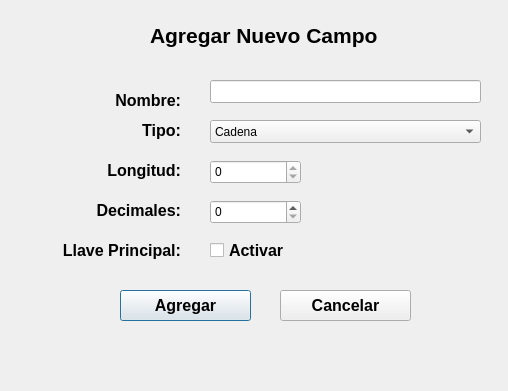
<?xml version="1.0" encoding="UTF-8"?>
<ui version="4.0">
 <class>VentanaCrearCampos</class>
 <widget class="QDialog" name="VentanaCrearCampos">
  <property name="geometry">
   <rect>
    <x>0</x>
    <y>0</y>
    <width>508</width>
    <height>391</height>
   </rect>
  </property>
  <property name="windowTitle">
   <string>Agregar Campos</string>
  </property>
  <property name="layoutDirection">
   <enum>Qt::LeftToRight</enum>
  </property>
  <widget class="QComboBox" name="cbTipo">
   <property name="geometry">
    <rect>
     <x>210</x>
     <y>120</y>
     <width>271</width>
     <height>23</height>
    </rect>
   </property>
   <item>
    <property name="text">
     <string>Cadena</string>
    </property>
   </item>
   <item>
    <property name="text">
     <string>Entero</string>
    </property>
   </item>
   <item>
    <property name="text">
     <string>Reales</string>
    </property>
   </item>
  </widget>
  <widget class="QLineEdit" name="tfNombre">
   <property name="geometry">
    <rect>
     <x>210</x>
     <y>80</y>
     <width>271</width>
     <height>23</height>
    </rect>
   </property>
  </widget>
  <widget class="QLabel" name="label">
   <property name="geometry">
    <rect>
     <x>70</x>
     <y>90</y>
     <width>111</width>
     <height>20</height>
    </rect>
   </property>
   <property name="font">
    <font>
     <family>Ubuntu</family>
     <pointsize>12</pointsize>
     <weight>75</weight>
     <bold>true</bold>
    </font>
   </property>
   <property name="layoutDirection">
    <enum>Qt::RightToLeft</enum>
   </property>
   <property name="text">
    <string>Nombre:</string>
   </property>
   <property name="alignment">
    <set>Qt::AlignRight|Qt::AlignTrailing|Qt::AlignVCenter</set>
   </property>
  </widget>
  <widget class="QLabel" name="label_2">
   <property name="geometry">
    <rect>
     <x>60</x>
     <y>120</y>
     <width>121</width>
     <height>20</height>
    </rect>
   </property>
   <property name="font">
    <font>
     <family>Ubuntu</family>
     <pointsize>12</pointsize>
     <weight>75</weight>
     <bold>true</bold>
    </font>
   </property>
   <property name="layoutDirection">
    <enum>Qt::RightToLeft</enum>
   </property>
   <property name="text">
    <string>Tipo:</string>
   </property>
   <property name="alignment">
    <set>Qt::AlignRight|Qt::AlignTrailing|Qt::AlignVCenter</set>
   </property>
  </widget>
  <widget class="QLabel" name="label_3">
   <property name="geometry">
    <rect>
     <x>60</x>
     <y>160</y>
     <width>121</width>
     <height>21</height>
    </rect>
   </property>
   <property name="font">
    <font>
     <family>Ubuntu</family>
     <pointsize>12</pointsize>
     <weight>75</weight>
     <bold>true</bold>
    </font>
   </property>
   <property name="layoutDirection">
    <enum>Qt::RightToLeft</enum>
   </property>
   <property name="text">
    <string>Longitud:</string>
   </property>
   <property name="alignment">
    <set>Qt::AlignRight|Qt::AlignTrailing|Qt::AlignVCenter</set>
   </property>
  </widget>
  <widget class="QLabel" name="label_4">
   <property name="geometry">
    <rect>
     <x>50</x>
     <y>200</y>
     <width>131</width>
     <height>20</height>
    </rect>
   </property>
   <property name="font">
    <font>
     <family>Ubuntu</family>
     <pointsize>12</pointsize>
     <weight>75</weight>
     <bold>true</bold>
    </font>
   </property>
   <property name="layoutDirection">
    <enum>Qt::RightToLeft</enum>
   </property>
   <property name="text">
    <string>Decimales:</string>
   </property>
   <property name="alignment">
    <set>Qt::AlignRight|Qt::AlignTrailing|Qt::AlignVCenter</set>
   </property>
  </widget>
  <widget class="QSpinBox" name="spLongitud">
   <property name="geometry">
    <rect>
     <x>210</x>
     <y>160</y>
     <width>91</width>
     <height>24</height>
    </rect>
   </property>
   <property name="minimum">
    <number>0</number>
   </property>
   <property name="maximum">
    <number>0</number>
   </property>
  </widget>
  <widget class="QSpinBox" name="spDecimales">
   <property name="geometry">
    <rect>
     <x>210</x>
     <y>200</y>
     <width>91</width>
     <height>24</height>
    </rect>
   </property>
  </widget>
  <widget class="QLabel" name="label_5">
   <property name="geometry">
    <rect>
     <x>50</x>
     <y>240</y>
     <width>131</width>
     <height>20</height>
    </rect>
   </property>
   <property name="font">
    <font>
     <family>Ubuntu</family>
     <pointsize>12</pointsize>
     <weight>75</weight>
     <bold>true</bold>
    </font>
   </property>
   <property name="layoutDirection">
    <enum>Qt::RightToLeft</enum>
   </property>
   <property name="text">
    <string>Llave Principal:</string>
   </property>
   <property name="alignment">
    <set>Qt::AlignRight|Qt::AlignTrailing|Qt::AlignVCenter</set>
   </property>
  </widget>
  <widget class="QCheckBox" name="cbLlavePrincipal">
   <property name="geometry">
    <rect>
     <x>210</x>
     <y>240</y>
     <width>85</width>
     <height>21</height>
    </rect>
   </property>
   <property name="font">
    <font>
     <family>Ubuntu</family>
     <pointsize>12</pointsize>
     <weight>75</weight>
     <bold>true</bold>
    </font>
   </property>
   <property name="text">
    <string>Activar</string>
   </property>
  </widget>
  <widget class="QPushButton" name="btAgregarCampo">
   <property name="geometry">
    <rect>
     <x>120</x>
     <y>290</y>
     <width>131</width>
     <height>31</height>
    </rect>
   </property>
   <property name="font">
    <font>
     <family>Ubuntu</family>
     <pointsize>12</pointsize>
     <weight>75</weight>
     <bold>true</bold>
    </font>
   </property>
   <property name="text">
    <string>Agregar</string>
   </property>
  </widget>
  <widget class="QPushButton" name="btCancelarNuevoCampo">
   <property name="geometry">
    <rect>
     <x>280</x>
     <y>290</y>
     <width>131</width>
     <height>31</height>
    </rect>
   </property>
   <property name="font">
    <font>
     <family>Ubuntu</family>
     <pointsize>12</pointsize>
     <weight>75</weight>
     <bold>true</bold>
    </font>
   </property>
   <property name="text">
    <string>Cancelar</string>
   </property>
  </widget>
  <widget class="QLabel" name="label_6">
   <property name="geometry">
    <rect>
     <x>150</x>
     <y>20</y>
     <width>231</width>
     <height>31</height>
    </rect>
   </property>
   <property name="font">
    <font>
     <family>Ubuntu</family>
     <pointsize>16</pointsize>
     <weight>75</weight>
     <bold>true</bold>
    </font>
   </property>
   <property name="text">
    <string>Agregar Nuevo Campo</string>
   </property>
  </widget>
 </widget>
 <resources/>
 <connections/>
</ui>
